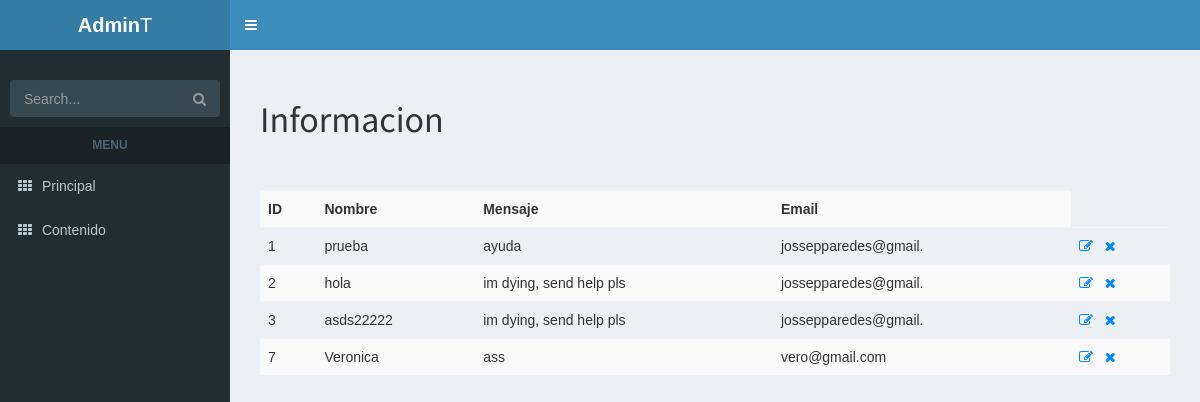
The app's page /admin/?p=contenido (signed in) with its own data.
### tables this page shows
CREATE TABLE `contacto` (
  `ID` int(11) NOT NULL,
  `Nombre` varchar(20) DEFAULT NULL,
  `Apellido` varchar(20) DEFAULT NULL,
  `Email` varchar(20) DEFAULT NULL,
  `Mensaje` varchar(50) DEFAULT NULL
);

### admin/modulos/contenido.php (the view, shortened to what this page needs)
<h1>Informacion</h1><br><br>
<table class="table table-striped">
    <tr>
		<th>ID</th>
		<th>Nombre</th>
		<th>Mensaje</th>
		<th>Email</th>
	</tr>
	<?php
		$prod = $mysqli->query("SELECT * FROM contacto ORDER BY ID ASC");
		while($rp=mysqli_fetch_array($prod)){
		?>
<tr>
					<td><?=$rp['ID']?></td>
					<td><?=$rp['Nombre']?></td>
					<td><?=$rp['Mensaje']?></td>
					<td><?=$rp['Email']?></td>
					<td>
					<a style="color:#08f" href="?p=modificar_producto&ID=<?=$rp['ID']?>"><i class="fa fa-edit"></i></a>
						<a style="color:#08f" href="?p=contenido&eliminar=<?=$rp['ID']?>"><i class="fa fa-times"></i></a>
					</td>
				</tr>
				<?php
		}
	?>
</table>

### admin/index.php (shortened to what this page needs)
<!DOCTYPE html>
<html>
<head>
  <link rel="stylesheet" href="bootstrap/css/bootstrap.min.css">
  <link rel="stylesheet" href="https://cdnjs.cloudflare.com/ajax/libs/font-awesome/4.5.0/css/font-awesome.min.css">
  <link rel="stylesheet" href="dist/css/AdminLTE.min.css">
  <link rel="stylesheet" href="dist/css/skins/_all-skins.min.css">
  <link rel="stylesheet" href="plugins/daterangepicker/daterangepicker-bs3.css">
  <link rel="stylesheet" href="plugins/bootstrap-wysihtml5/bootstrap3-wysihtml5.min.css">
  <link rel="stylesheet" href="../css/estilo.css">
</head>
<body class="hold-transition skin-blue sidebar-mini">
  <div class="wrapper">
    <header class="main-header">
      <a href="./?p=contenido" class="logo">
        <span class="logo-lg"><b>Admin</b>T</span>
      </a>
      <nav class="navbar navbar-static-top">
        <a href="#" class="sidebar-toggle" data-toggle="offcanvas" role="button">
        </a>
      </nav>
    </header>
    <aside class="main-sidebar">
      <section class="sidebar">
        <div class="user-panel">
        </div>
        <form action="#" method="get" class="sidebar-form">
          <div class="input-group">
            <input type="text" name="q" class="form-control" placeholder="Search...">
            <span class="input-group-btn">
              <button type="submit" name="search" id="search-btn" class="btn btn-flat"><i class="fa fa-search"></i>
              </button>
            </span>
          </div>
        </form>
        <ul class="sidebar-menu">
          <li class="header">MENU</li>
          <li>
            <a href="./">
              <i class="fa fa-th"></i> <span>Principal</span>
            </a>
          </li>
          <li>
            <a href="./?p=contenido">
              <i class="fa fa-th"></i> <span>Contenido</span>
            </a>
          </li>
        </ul>
      </section>
    </aside>
    <div class="content-wrapper">
      <?php
    if(!isset($p)){
    ?>
      <section class="content">
        <div class="row">
          <div class="col-lg-3 col-xs-6">
            <div class="small-box bg-aqua">
              <div class="inner">
              </div>
              <div class="icon">
                <i class="ion ion-bag"></i>
              </div>
              <a href="../" class="small-box-footer">More info <i class="fa fa-arrow-circle-right"></i></a>
            </div>
            <div>
              <a href="?p=logout" class="btn btn-primary">Salir</a>
            </div>
          </div>
        </div>
    </div>
  </div>
  </section>
  </div>
  <?php
    }else{
      ?>
  <div style="padding:30px;">
    <?php
      if(file_exists("modulos/".$p.".php")){
        include "modulos/".$p.".php";
      }else{
        echo "El modulo solicitado no existe";
      }
      ?>
  </div>
  <?php
    }
    ?>
  </div>
  </div>
</body>
</html>

### css/estilo.css (style rules this page uses)
* { font-family: arial; }
body { padding:0; margin:0; }
a { text-decoration: none; color:#fff; }
.header { background:#111; color:#fff; padding:30px; text-align: center; font-size:30px; font-weight: bold; text-transform: uppercase; }

### records on screen
contacto: ID "1", Nombre "prueba", Mensaje "ayuda", Email "jossepparedes@gmail."
contacto: ID "2", Nombre "hola", Mensaje "im dying, send help pls", Email "jossepparedes@gmail."
contacto: ID "3", Nombre "asds22222", Mensaje "im dying, send help pls", Email "jossepparedes@gmail."
contacto: ID "7", Nombre "Veronica", Mensaje "ass", Email "vero@gmail.com"
